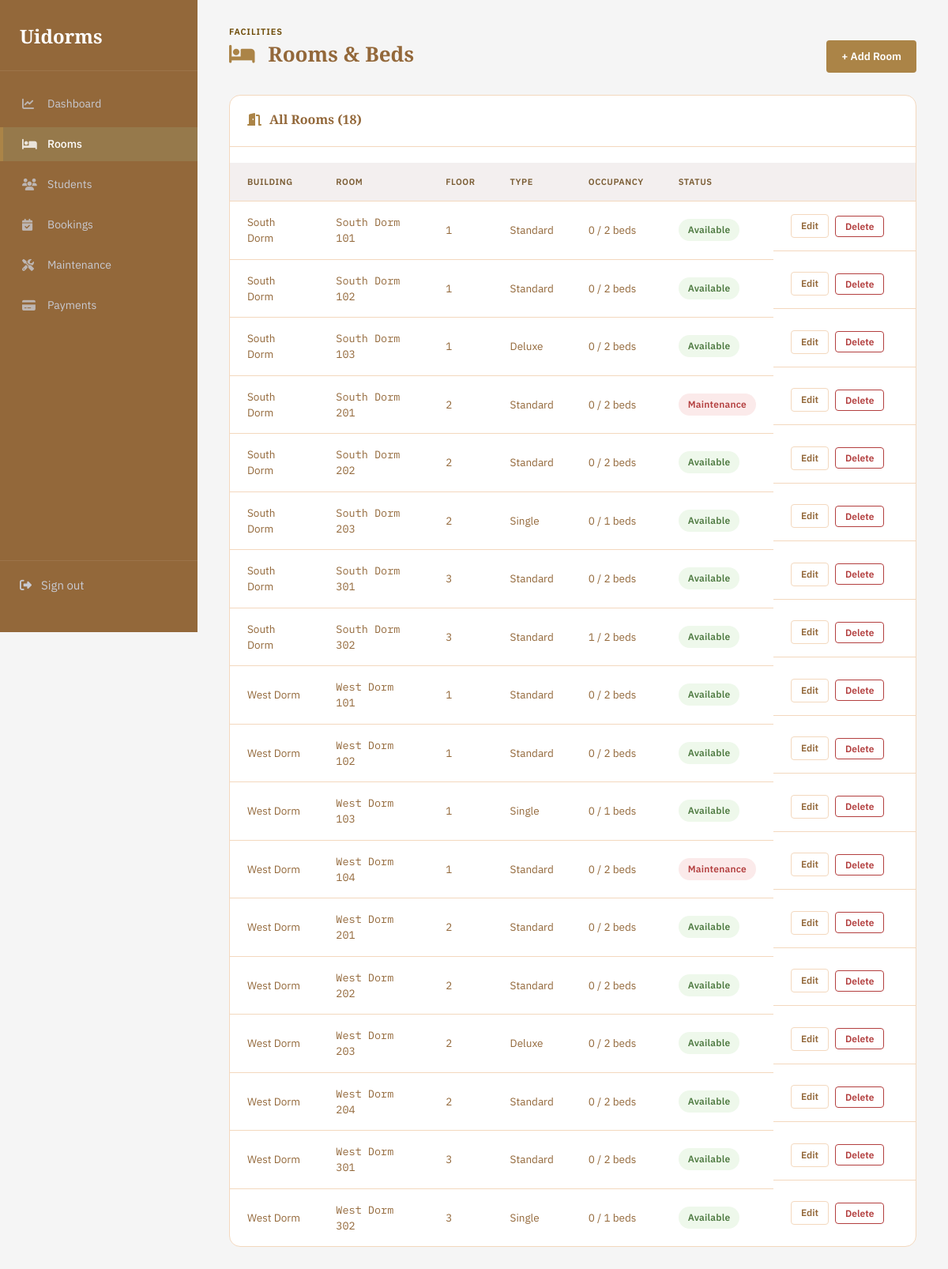
/admin/rooms.php (signed in), run on the app's committed database.
### tables this page shows
CREATE TABLE rooms (
  id int(11) NOT NULL,
  building_id int(11) NOT NULL,
  room_number varchar(20) NOT NULL,
  floor int(11) NOT NULL,
  capacity int(11) NOT NULL DEFAULT 2,
  occupied int(11) NOT NULL DEFAULT 0,
  price_per_term decimal(10,2) DEFAULT 0.00,
  room_type enum('standard','deluxe','single') NOT NULL DEFAULT 'standard',
  status enum('available','full','maintenance') NOT NULL DEFAULT 'available',
  room_image varchar(1024) NOT NULL
);

CREATE TABLE buildings (
  id int(11) NOT NULL,
  name varchar(100) NOT NULL,
  address varchar(255) DEFAULT NULL
);

### admin/includes/functions.php (called while the page is built, shortened)
<?php
function e($value): string
{
    return htmlspecialchars((string) $value, ENT_QUOTES, 'UTF-8');
}
function format_room_label(?string $buildingName, ?string $roomNumber): string
{
    $building = trim((string) ($buildingName ?? ''));
    $room = trim((string) ($roomNumber ?? ''));
    $building = $building === '' ? '' : $building;
    return $building === '' ? $room : $building . ' ' . $room;
}

### admin/rooms.php (the view, shortened to what this page needs)
<?php
require_once __DIR__ . '/config/database.php';
require_once __DIR__ . '/includes/functions.php';
$rooms = $pdo->query(
    "SELECT r.*, b.name AS building_name,
            (SELECT COUNT(*) FROM students s WHERE s.room_id = r.id AND s.status='active') AS occupied
     FROM rooms r
     JOIN buildings b ON b.id = r.building_id
     ORDER BY b.name, r.floor, r.room_number"
)->fetchAll();
require __DIR__ . '/includes/layout_top.php';
?>
<div class="topbar">
    <div>
        <div class="eyebrow">Facilities</div>
        <h1><i class="fa-solid fa-bed"></i> Rooms &amp; Beds</h1>
    </div>
    <a href="rooms.php?add=1" class="btn btn-brass">+ Add Room</a>
</div>
<div class="panel">
    <div class="panel-header"><h2><i class="fa-solid fa-door-open"></i> All Rooms (<?= count($rooms) ?>)</h2></div>
    <?php if (!$rooms): ?>
        <div class="empty-state">No rooms yet. Add the first one above.</div>
    <?php else: ?>
    <table>
        <thead>
            <tr><th>Building</th><th>Room</th><th>Floor</th><th>Type</th><th>Occupancy</th><th>Status</th><th></th></tr>
        </thead>
        <tbody>
        <?php foreach ($rooms as $r): ?>
            <tr id="room-<?= $r['id'] ?>">
                <td><?= e($r['building_name']) ?></td>
                <td class="mono"><?= e(format_room_label($r['building_name'], $r['room_number'])) ?></td>
                <td><?= (int)$r['floor'] ?></td>
                <td><?= ucfirst(e($r['room_type'])) ?></td>
                <td><?= (int)$r['occupied'] ?> / <?= (int)$r['capacity'] ?> beds</td>
                <td><span class="badge <?= e($r['status']) ?>"><?= ucfirst(e($r['status'])) ?></span></td>
                <td class="actions">
                    <a href="rooms.php?edit=<?= $r['id'] ?>" class="btn btn-outline btn-small">Edit</a>
                    <form class="inline" method="post" onsubmit="return confirm('Remove this room? This cannot be undone.');">
                        <button type="submit" class="btn btn-danger btn-small">Delete</button>
                    </form>
                </td>
            </tr>
        <?php endforeach; ?>
        </tbody>
    </table>
    <?php endif; ?>
</div>
<?php require __DIR__ . '/includes/layout_bottom.php'; ?>

### admin/assets/css/style.css (style rules this page uses)
:root { --ink: #93683a;; --ink-soft: #96794b; --paper: whitesmoke; --card: #FFFFFF; --border: #F3D8BE; --brass: #ab8447; --brass-dark: #6a4700; --slate: #7a5c33; --slate-light: #7a5c33; --moss: #4F7B42; --moss-bg: #EEF8EB; --rust: #B33F3F; --rust-bg: #FBEAEA; --amber: #E08A00; --amber-bg: #FFF2D9; --font-display: 'Source Serif 4', Georgia, serif; --font-body: 'IBM Plex Sans', -apple-system, sans-serif; --font-mono: 'IBM Plex Mono', monospace; }
* { box-sizing: border-box; }
html, body { margin: 0; padding: 0; background: var(--paper); color: var(--ink); font-family: var(--font-body); font-size: 15px; line-height: 1.5; }
a { color: inherit; text-decoration: none; }
h1, h2, h3 { font-family: var(--font-display); font-weight: 600; margin: 0 0 4px; }
.topbar { display: flex; justify-content: space-between; align-items: flex-end; margin-bottom: 28px; }
.topbar .eyebrow { font-size: 11px; letter-spacing: 0.08em; text-transform: uppercase; color: var(--brass-dark); font-weight: 600; }
.topbar h1 { font-size: 26px; }
.topbar h1 i { color: var(--brass); margin-right:10px; }
.panel table td.actions { width: 180px; }
.panel-header { display:flex; justify-content:space-between; align-items:center; margin-bottom:20px; }
.panel-header h2 { display:flex; align-items:center; gap:10px; }
.panel-header h2 i { color:var(--brass); }
.panel { background: var(--card); border: 1px solid var(--border); border-radius: 14px; margin-bottom: 28px; overflow: hidden; }
.panel-header { padding: 18px 22px; border-bottom: 1px solid var(--border); display: flex; justify-content: space-between; align-items: center; }
.panel-header h2 { font-size: 16px; display:flex; align-items:center; gap:10px; }
table { width: 100%; border-collapse: collapse; border-spacing: 0; }
th, td { text-align: left; padding: 16px 22px; font-size: 13.5px; border-bottom: 1px solid var(--border); vertical-align: middle; }
th { font-size: 11px; letter-spacing: 0.05em; text-transform: uppercase; color: var(--slate); font-weight: 600; background: rgba(242, 238, 238, 0.9); }
tbody tr:last-child td { border-bottom: none; }
tbody tr { transition:.3s; }
td.mono, .mono { font-family: var(--font-mono); }
.actions { display: flex; align-items: center; gap:10px; justify-content: flex-start; white-space: nowrap; }
.inline { display: inline; margin:0; }
.badge { display: inline-block; padding: 5px 12px; border-radius: 100px; font-size: 12px; font-weight: 600; letter-spacing: 0.02em; text-transform: capitalize; }
.badge.available, .badge.paid, .badge.resolved, .badge.active, .badge.accepted { background: var(--moss-bg); color: var(--moss); }
.badge.maintenance, .badge.overdue, .badge.open, .badge.high, .badge.rejected { background: var(--rust-bg); color: var(--rust); }
.btn { display: inline-block; padding: 9px 18px; border-radius: 4px; font-size: 13.5px; font-weight: 600; border: 1px solid transparent; cursor: pointer; font-family: var(--font-body); transition:.3s; }
.btn-brass { background: #ab8447; color: #fff; }
.btn-outline { background: transparent; border-color: var(--border); color: var(--ink); }
.btn-danger { background: transparent; border-color: var(--rust); color: var(--rust); }
.btn-small { padding: 5px 12px; font-size: 12px; }
.actions { display: flex; gap: 8px; }
form.inline { display: inline; }
.topbar h1 i { color:var(--brass); margin-right:10px; }

### data on the page
rooms: building.name "South Dorm", format_room_label($r['building_name'], $r['room_number']) "South Dorm 101", floor "1", room_type "Standard", occupied "0", capacity "2", status "Available"
rooms: building.name "South Dorm", format_room_label($r['building_name'], $r['room_number']) "South Dorm 102", floor "1", room_type "Standard", occupied "0", capacity "2", status "Available"
rooms: building.name "South Dorm", format_room_label($r['building_name'], $r['room_number']) "South Dorm 103", floor "1", room_type "Deluxe", occupied "0", capacity "2", status "Available"
rooms: building.name "South Dorm", format_room_label($r['building_name'], $r['room_number']) "South Dorm 201", floor "2", room_type "Standard", occupied "0", capacity "2", status "Maintenance"
rooms: building.name "South Dorm", format_room_label($r['building_name'], $r['room_number']) "South Dorm 202", floor "2", room_type "Standard", occupied "0", capacity "2", status "Available"
rooms: building.name "South Dorm", format_room_label($r['building_name'], $r['room_number']) "South Dorm 203", floor "2", room_type "Single", occupied "0", capacity "1", status "Available"
rooms: building.name "South Dorm", format_room_label($r['building_name'], $r['room_number']) "South Dorm 301", floor "3", room_type "Standard", occupied "0", capacity "2", status "Available"
rooms: building.name "South Dorm", format_room_label($r['building_name'], $r['room_number']) "South Dorm 302", floor "3", room_type "Standard", occupied "1", capacity "2", status "Available"
rooms: building.name "West Dorm", format_room_label($r['building_name'], $r['room_number']) "West Dorm 101", floor "1", room_type "Standard", occupied "0", capacity "2", status "Available"
rooms: building.name "West Dorm", format_room_label($r['building_name'], $r['room_number']) "West Dorm 102", floor "1", room_type "Standard", occupied "0", capacity "2", status "Available"
rooms: building.name "West Dorm", format_room_label($r['building_name'], $r['room_number']) "West Dorm 103", floor "1", room_type "Single", occupied "0", capacity "1", status "Available"
rooms: building.name "West Dorm", format_room_label($r['building_name'], $r['room_number']) "West Dorm 104", floor "1", room_type "Standard", occupied "0", capacity "2", status "Maintenance"
rooms: building.name "West Dorm", format_room_label($r['building_name'], $r['room_number']) "West Dorm 201", floor "2", room_type "Standard", occupied "0", capacity "2", status "Available"
rooms: building.name "West Dorm", format_room_label($r['building_name'], $r['room_number']) "West Dorm 202", floor "2", room_type "Standard", occupied "0", capacity "2", status "Available"
rooms: building.name "West Dorm", format_room_label($r['building_name'], $r['room_number']) "West Dorm 203", floor "2", room_type "Deluxe", occupied "0", capacity "2", status "Available"
rooms: building.name "West Dorm", format_room_label($r['building_name'], $r['room_number']) "West Dorm 204", floor "2", room_type "Standard", occupied "0", capacity "2", status "Available"
rooms: building.name "West Dorm", format_room_label($r['building_name'], $r['room_number']) "West Dorm 301", floor "3", room_type "Standard", occupied "0", capacity "2", status "Available"
rooms: building.name "West Dorm", format_room_label($r['building_name'], $r['room_number']) "West Dorm 302", floor "3", room_type "Single", occupied "0", capacity "1", status "Available"

### other printed values
count($rooms) "18"
